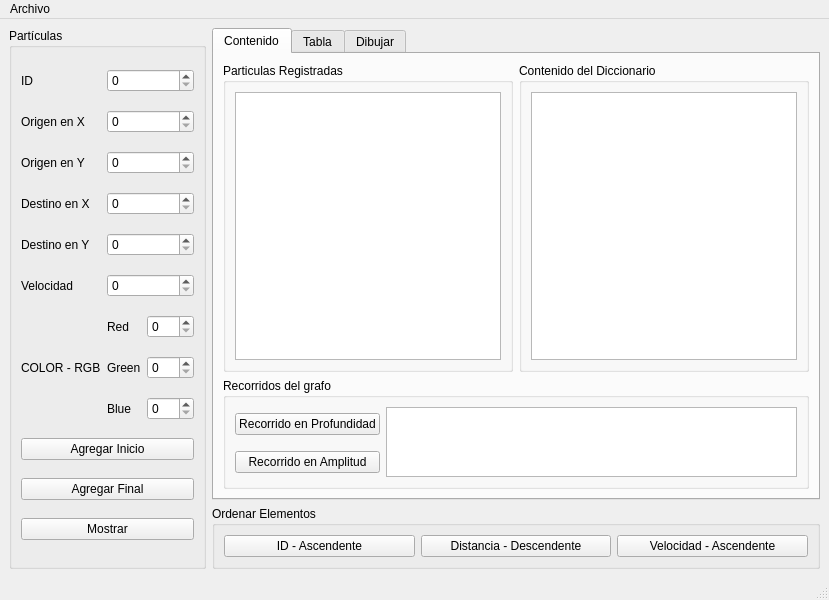
<?xml version="1.0" encoding="UTF-8"?>
<ui version="4.0">
 <class>MainWindow</class>
 <widget class="QMainWindow" name="MainWindow">
  <property name="geometry">
   <rect>
    <x>0</x>
    <y>0</y>
    <width>829</width>
    <height>600</height>
   </rect>
  </property>
  <property name="windowTitle">
   <string>MainWindow</string>
  </property>
  <widget class="QWidget" name="centralwidget">
   <layout class="QGridLayout" name="gridLayout_2">
    <item row="0" column="0" rowspan="2">
     <widget class="QGroupBox" name="groupBox">
      <property name="title">
       <string>Partículas</string>
      </property>
      <layout class="QGridLayout" name="gridLayout">
       <item row="9" column="0" colspan="3">
        <widget class="QPushButton" name="Agregar_Inicio_pushButton">
         <property name="text">
          <string>Agregar Inicio</string>
         </property>
        </widget>
       </item>
       <item row="0" column="1" colspan="2">
        <widget class="QSpinBox" name="ID_spinBox">
         <property name="maximum">
          <number>100000000</number>
         </property>
        </widget>
       </item>
       <item row="7" column="2">
        <widget class="QSpinBox" name="Green_spinBox">
         <property name="maximum">
          <number>255</number>
         </property>
        </widget>
       </item>
       <item row="8" column="2">
        <widget class="QSpinBox" name="Blue_spinBox">
         <property name="maximum">
          <number>255</number>
         </property>
        </widget>
       </item>
       <item row="3" column="0">
        <widget class="QLabel" name="label_4">
         <property name="text">
          <string>Destino en X</string>
         </property>
        </widget>
       </item>
       <item row="3" column="1" colspan="2">
        <widget class="QSpinBox" name="Destino_X_spinBox">
         <property name="maximum">
          <number>500</number>
         </property>
        </widget>
       </item>
       <item row="7" column="1">
        <widget class="QLabel" name="label_9">
         <property name="text">
          <string>Green</string>
         </property>
        </widget>
       </item>
       <item row="8" column="1">
        <widget class="QLabel" name="label_10">
         <property name="text">
          <string>Blue</string>
         </property>
        </widget>
       </item>
       <item row="11" column="0" colspan="3">
        <widget class="QPushButton" name="Mostrar_pushButton">
         <property name="text">
          <string>Mostrar</string>
         </property>
        </widget>
       </item>
       <item row="4" column="0">
        <widget class="QLabel" name="label_5">
         <property name="text">
          <string>Destino en Y</string>
         </property>
        </widget>
       </item>
       <item row="6" column="2">
        <widget class="QSpinBox" name="Red_spinBox">
         <property name="maximum">
          <number>255</number>
         </property>
        </widget>
       </item>
       <item row="10" column="0" colspan="3">
        <widget class="QPushButton" name="Agregar_Final_pushButton">
         <property name="text">
          <string>Agregar Final</string>
         </property>
        </widget>
       </item>
       <item row="4" column="1" colspan="2">
        <widget class="QSpinBox" name="Destino_Y_spinBox">
         <property name="maximum">
          <number>500</number>
         </property>
        </widget>
       </item>
       <item row="2" column="1" colspan="2">
        <widget class="QSpinBox" name="Origen_Y_spinBox">
         <property name="maximum">
          <number>500</number>
         </property>
        </widget>
       </item>
       <item row="5" column="1" colspan="2">
        <widget class="QSpinBox" name="Velocidad_spinBox">
         <property name="maximum">
          <number>100000000</number>
         </property>
        </widget>
       </item>
       <item row="1" column="1" colspan="2">
        <widget class="QSpinBox" name="Origen_X_spinBox">
         <property name="maximum">
          <number>500</number>
         </property>
        </widget>
       </item>
       <item row="0" column="0">
        <widget class="QLabel" name="label">
         <property name="text">
          <string>ID</string>
         </property>
        </widget>
       </item>
       <item row="2" column="0">
        <widget class="QLabel" name="label_3">
         <property name="text">
          <string>Origen en Y</string>
         </property>
        </widget>
       </item>
       <item row="5" column="0">
        <widget class="QLabel" name="label_6">
         <property name="text">
          <string>Velocidad</string>
         </property>
        </widget>
       </item>
       <item row="6" column="1">
        <widget class="QLabel" name="label_8">
         <property name="text">
          <string>Red</string>
         </property>
        </widget>
       </item>
       <item row="7" column="0">
        <widget class="QLabel" name="label_7">
         <property name="text">
          <string>COLOR - RGB</string>
         </property>
        </widget>
       </item>
       <item row="1" column="0">
        <widget class="QLabel" name="label_2">
         <property name="text">
          <string>Origen en X</string>
         </property>
        </widget>
       </item>
      </layout>
     </widget>
    </item>
    <item row="0" column="1">
     <widget class="QTabWidget" name="tabWidget">
      <property name="currentIndex">
       <number>0</number>
      </property>
      <widget class="QWidget" name="tab_3">
       <attribute name="title">
        <string>Contenido</string>
       </attribute>
       <layout class="QGridLayout" name="gridLayout_9">
        <item row="0" column="0">
         <widget class="QGroupBox" name="groupBox_5">
          <property name="title">
           <string>Particulas Registradas</string>
          </property>
          <layout class="QGridLayout" name="gridLayout_8">
           <item row="0" column="0">
            <widget class="QPlainTextEdit" name="Salida"/>
           </item>
          </layout>
         </widget>
        </item>
        <item row="0" column="1">
         <widget class="QGroupBox" name="groupBox_4">
          <property name="title">
           <string>Contenido del Diccionario</string>
          </property>
          <layout class="QGridLayout" name="gridLayout_6">
           <item row="0" column="0">
            <widget class="QPlainTextEdit" name="Pantalla_Diccionarios"/>
           </item>
          </layout>
         </widget>
        </item>
        <item row="1" column="0" colspan="2">
         <widget class="QGroupBox" name="groupBox_3">
          <property name="title">
           <string>Recorridos del grafo</string>
          </property>
          <layout class="QGridLayout" name="gridLayout_3">
           <item row="0" column="0">
            <widget class="QPushButton" name="Recorrido_Profundidad_pushButton">
             <property name="text">
              <string>Recorrido en Profundidad</string>
             </property>
            </widget>
           </item>
           <item row="0" column="1" rowspan="2">
            <widget class="QPlainTextEdit" name="Pantalla_Recorridos"/>
           </item>
           <item row="1" column="0">
            <widget class="QPushButton" name="Recorrido_Amplitud_pushButton">
             <property name="text">
              <string>Recorrido en Amplitud</string>
             </property>
            </widget>
           </item>
          </layout>
         </widget>
        </item>
       </layout>
      </widget>
      <widget class="QWidget" name="tab_4">
       <attribute name="title">
        <string>Tabla</string>
       </attribute>
       <layout class="QGridLayout" name="gridLayout_7">
        <item row="0" column="0" colspan="3">
         <widget class="QTableWidget" name="Table"/>
        </item>
        <item row="1" column="0">
         <widget class="QLineEdit" name="Buscar_lineEdit">
          <property name="placeholderText">
           <string>ID de la Partícula</string>
          </property>
         </widget>
        </item>
        <item row="1" column="1">
         <widget class="QPushButton" name="Buscar_pushButton">
          <property name="text">
           <string>Buscar</string>
          </property>
         </widget>
        </item>
       </layout>
      </widget>
      <widget class="QWidget" name="tab">
       <attribute name="title">
        <string>Dibujar</string>
       </attribute>
       <layout class="QGridLayout" name="gridLayout_4">
        <item row="1" column="2">
         <widget class="QPushButton" name="Limpiar_pushButton">
          <property name="text">
           <string>Limpiar Pantalla</string>
          </property>
         </widget>
        </item>
        <item row="1" column="0">
         <widget class="QPushButton" name="Dibujar_pushButton">
          <property name="text">
           <string>Dibujar Partículas</string>
          </property>
         </widget>
        </item>
        <item row="0" column="0" colspan="3">
         <widget class="QGraphicsView" name="graphicsView"/>
        </item>
        <item row="1" column="1">
         <widget class="QPushButton" name="Dibujar_Grafo_pushButton">
          <property name="text">
           <string>Dibujar Grafo</string>
          </property>
         </widget>
        </item>
       </layout>
      </widget>
     </widget>
    </item>
    <item row="1" column="1">
     <widget class="QGroupBox" name="groupBox_2">
      <property name="title">
       <string>Ordenar Elementos</string>
      </property>
      <layout class="QGridLayout" name="gridLayout_5">
       <item row="0" column="0">
        <widget class="QPushButton" name="Ordenar_ID_pushButton">
         <property name="text">
          <string>ID - Ascendente</string>
         </property>
        </widget>
       </item>
       <item row="0" column="1">
        <widget class="QPushButton" name="Ordenar_Distancia_pushButton">
         <property name="text">
          <string>Distancia - Descendente</string>
         </property>
        </widget>
       </item>
       <item row="0" column="2">
        <widget class="QPushButton" name="Ordenar_Velocidad_pushButton">
         <property name="text">
          <string>Velocidad - Ascendente</string>
         </property>
        </widget>
       </item>
      </layout>
     </widget>
    </item>
   </layout>
  </widget>
  <widget class="QMenuBar" name="menubar">
   <property name="geometry">
    <rect>
     <x>0</x>
     <y>0</y>
     <width>829</width>
     <height>21</height>
    </rect>
   </property>
   <widget class="QMenu" name="menuArchivo">
    <property name="title">
     <string>Archivo</string>
    </property>
    <addaction name="actionAbrir_Archivo"/>
    <addaction name="actionGuardar_Archivo"/>
   </widget>
   <addaction name="menuArchivo"/>
  </widget>
  <widget class="QStatusBar" name="statusbar"/>
  <action name="actionAbrir_Archivo">
   <property name="text">
    <string>Abrir Archivo</string>
   </property>
   <property name="shortcut">
    <string>Ctrl+O</string>
   </property>
  </action>
  <action name="actionGuardar_Archivo">
   <property name="text">
    <string>Guardar Archivo</string>
   </property>
   <property name="shortcut">
    <string>Ctrl+G</string>
   </property>
  </action>
 </widget>
 <resources/>
 <connections/>
</ui>
